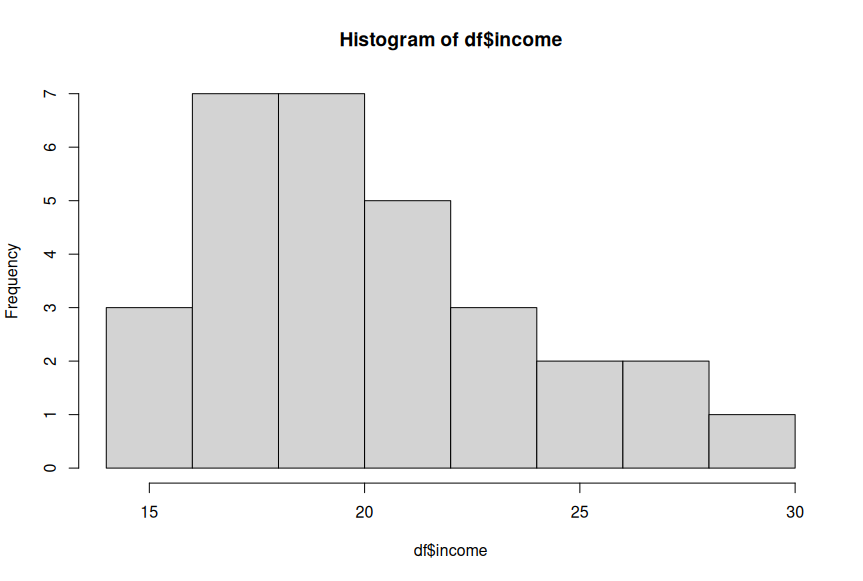

Here is the R script that generated this plot:
df <- read.table("https://stat4ds.rwth-aachen.de/data/Chicago.dat", 
                 header=TRUE)
hist(df$income)
mean(df$income)
sd(df$income)
t.test(df, conf.level = 0.95)$conf.int

andf <- read.table("https://stat4ds.rwth-aachen.de/data/Anorexia.dat", 
                   header=TRUE)
hist(andf$after)
